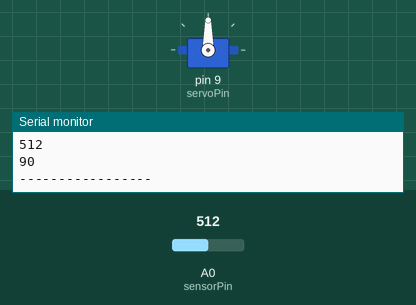
Bench run of a sketch on a simulated Arduino Uno, built with avr-gcc and run on an emulated ATmega328P. On the bench: servo, the last lines printed to the serial monitor. The inputs (shaded band) are chosen by the test bench; at power-on: A0 (sensorPin) = 512.

Above: at 1.2 s.
1.3 s: A0 (sensorPin) set to 546
At 2.47 s:
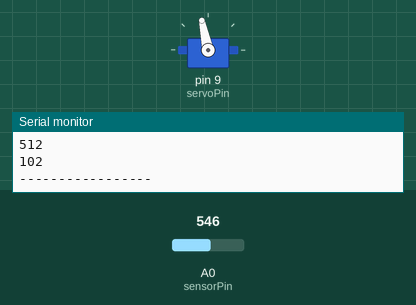
4.3 s: A0 (sensorPin) set to 511
At 4.3 s:
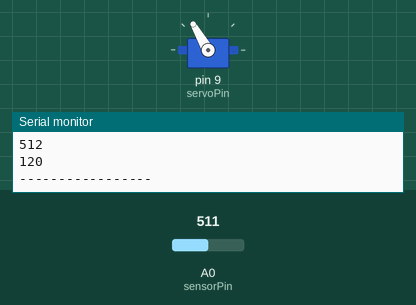
5.8 s: A0 (sensorPin) set to 716
At 7.81 s:
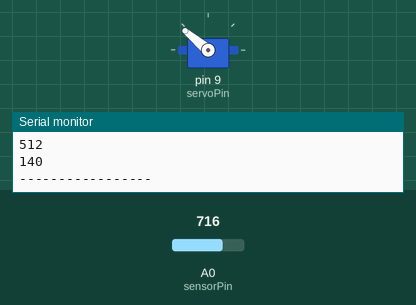
8.8 s: A0 (sensorPin) set to 306
Timing chart, 0 to 17.5 s (numbered marks = the images above; inputs shaded):
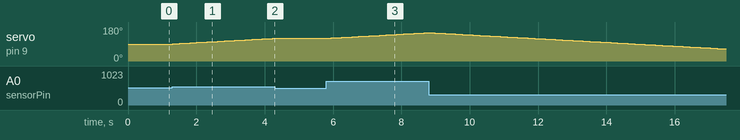

The sketch:

Girassol_final.ino
```cpp
#include <Servo.h>

int sensorPin = A0;
int servoPin  = 9;

int sensorValue = 0;
int servoGrad = 90;
int tolerance = 20;
int meio;

Servo myservo;

void setup() {
  Serial.begin(9600);
  pinMode( sensorPin, INPUT);
  myservo.attach( servoPin );
  myservo.write( servoGrad );
  meio = analogRead(sensorPin);
}
void loop() {
  sensorValue = analogRead(sensorPin);
  Serial.println(sensorValue);
  Serial.println(meio);
  if ( sensorValue < (meio-tolerance) )
  {
    if (servoGrad <= 180) servoGrad--;
  }

  if ( sensorValue >= (meio+tolerance) )
  {
    if (servoGrad >= 0) servoGrad++;
  }

  myservo.write( servoGrad );
  Serial.println(servoGrad);
  Serial.println("-----------------");

  delay(100);
}
```

Measured:
- the behaviour switches between 531 and 532 on A0 (sensorPin) (found by bisection; images 0 and 1)
- after the input at 1.3 s, servo on pin 9 (servoPin): moves from 90° to 120° over 2.9 s, starting at once
- after the input at 4.3 s, servo on pin 9 (servoPin): stays 120° (without the input it goes to 121° after 0.04 s)
- after the input at 5.8 s, servo on pin 9 (servoPin): moves from 120° to 150° over 2.9 s, starting after 0.05 s
